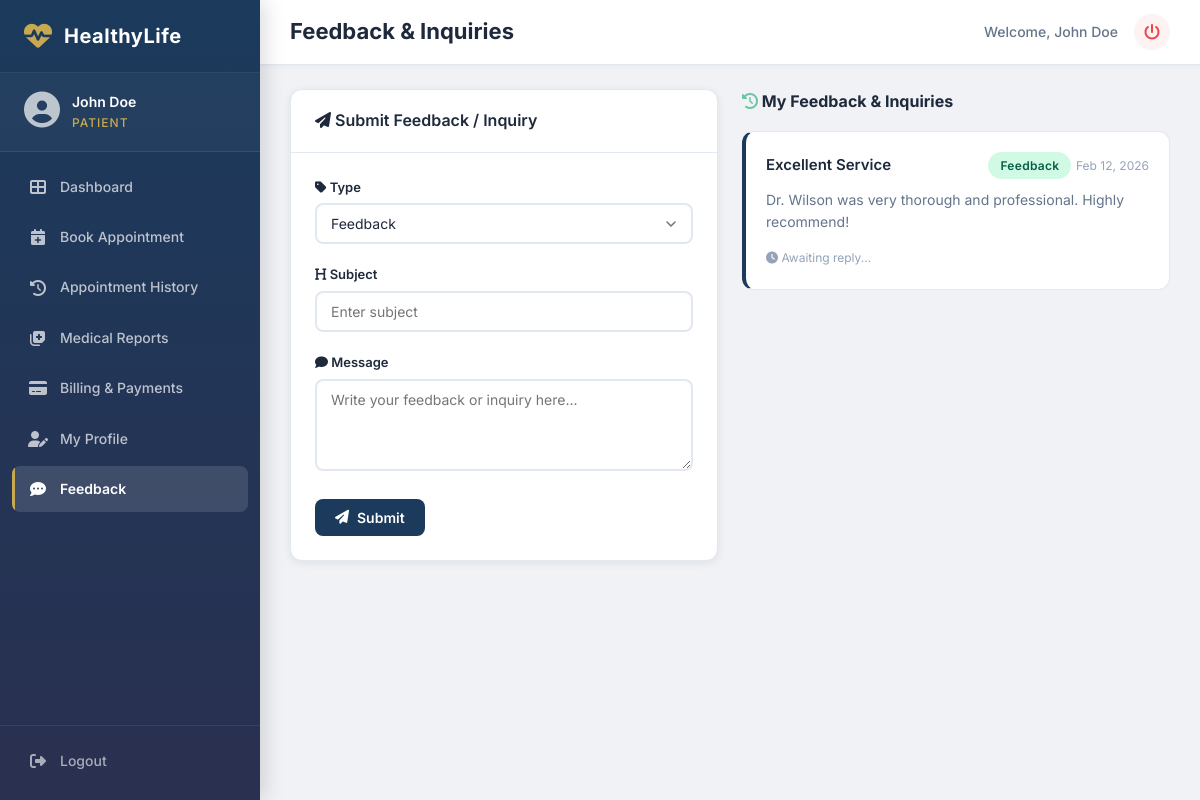
/patient/feedback.php (signed in), run on the app's committed database.
### tables this page shows
CREATE TABLE IF NOT EXISTS `feedback` (
  `id` INT AUTO_INCREMENT PRIMARY KEY,
  `patient_id` INT NOT NULL,
  `subject` VARCHAR(200) NOT NULL,
  `message` TEXT NOT NULL,
  `type` ENUM('feedback','inquiry') NOT NULL DEFAULT 'feedback',
  `reply` TEXT DEFAULT NULL,
  `replied_by` INT DEFAULT NULL,
  `replied_at` DATETIME DEFAULT NULL,
  `created_at` TIMESTAMP DEFAULT CURRENT_TIMESTAMP,
  FOREIGN KEY (`patient_id`) REFERENCES `users`(`id`) ON DELETE CASCADE,
  FOREIGN KEY (`replied_by`) REFERENCES `users`(`id`) ON DELETE SET NULL
);

### patient/feedback.php (the view, shortened to what this page needs)
<?php
require_once __DIR__ . '/../middleware/check_login.php';
$userId = $_SESSION['user_id'];
$feedbacks = $conn->query("
    SELECT f.*, u.full_name as replied_by_name
    FROM feedback f
    LEFT JOIN users u ON f.replied_by = u.id
    WHERE f.patient_id = $userId
    ORDER BY f.created_at DESC
");
require_once __DIR__ . '/../includes/header.php';
require_once __DIR__ . '/../includes/sidebar.php';
?>
<div class="grid-2">
    <div class="card">
        <div class="card-header">
            <h2><i class="fas fa-paper-plane"></i> Submit Feedback / Inquiry</h2>
        </div>
        <div class="card-body">
            <form method="POST">
                <div class="form-group">
                    <label for="type"><i class="fas fa-tag"></i> Type</label>
                    <select name="type" id="type" class="form-control" required>
                        <option value="feedback">Feedback</option>
                    </select>
                </div>
                <div class="form-group">
                    <label for="subject"><i class="fas fa-heading"></i> Subject</label>
                    <input type="text" name="subject" id="subject" class="form-control" placeholder="Enter subject" required>
                </div>
                <div class="form-group">
                    <label for="message"><i class="fas fa-comment"></i> Message</label>
                    <textarea name="message" id="message" class="form-control" rows="4" placeholder="Write your feedback or inquiry here..." required></textarea>
                </div>
                <button type="submit" class="btn btn-primary">
                    <i class="fas fa-paper-plane"></i> Submit
                </button>
            </form>
        </div>
    </div>
    <div>
        <h3 style="font-size:16px;font-weight:700;margin-bottom:16px;"><i class="fas fa-history" style="color:var(--patient-accent);"></i> My Feedback & Inquiries</h3>
        <?php if ($feedbacks->num_rows > 0): ?>
            <?php while ($fb = $feedbacks->fetch_assoc()): ?>
            <div class="feedback-card">
                <div class="feedback-meta">
                    <h4><?php echo htmlspecialchars($fb['subject']); ?></h4>
                    <div>
                        <span class="badge <?php echo $fb['type'] === 'feedback' ? 'badge-approved' : 'badge-pending'; ?>">
                            <?php echo ucfirst($fb['type']); ?>
                        </span>
                        <span class="feedback-date"><?php echo date('M d, Y', strtotime($fb['created_at'])); ?></span>
                    </div>
                </div>
                <p class="feedback-message"><?php echo htmlspecialchars($fb['message']); ?></p>
                <?php if ($fb['reply']): ?>
                    <div class="feedback-reply">
                        <strong><i class="fas fa-reply"></i> Reply from <?php echo htmlspecialchars($fb['replied_by_name'] ?? 'Staff'); ?></strong>
                        <?php echo htmlspecialchars($fb['reply']); ?>
                    </div>
                <?php else: ?>
                    <span style="font-size:12px;color:var(--text-muted);"><i class="fas fa-clock"></i> Awaiting reply...</span>
                <?php endif; ?>
            </div>
            <?php endwhile; ?>
        <?php else: ?>
            <div class="empty-state"><i class="fas fa-comment-dots"></i><p>No feedback submitted yet</p></div>
        <?php endif; ?>
    </div>
</div>
<?php require_once __DIR__ . '/../includes/footer.php'; ?>

### includes/includes.css (style rules this page uses)
:root { --theme-primary: #1a1f3d; --theme-primary-light: #2a3050; --sidebar-width: 260px; --sidebar-collapsed: 0px; --topbar-height: 65px; --border-radius: 12px; --border-radius-sm: 8px; --shadow-sm: 0 2px 8px rgba(0, 0, 0, 0.08); --shadow-md: 0 4px 16px rgba(0, 0, 0, 0.12); --shadow-lg: 0 8px 32px rgba(0, 0, 0, 0.16); --transition: all 0.3s cubic-bezier(0.4, 0, 0.2, 1); --font-family: 'Inter', -apple-system, BlinkMacSystemFont, sans-serif; --color-success: #10b981; --color-danger: #ef4444; --color-warning: #f59e0b; --color-info: #3b82f6; --bg-body: #f0f2f5; --bg-card: #ffffff; --text-primary: #1e293b; --text-secondary: #64748b; --text-muted: #94a3b8; --border-color: #e2e8f0; --gold-accent: #c8a951; --bg-light: #f8fafc; --text-accent: #6366f1; }
*, *::before, *::after { margin: 0; padding: 0; box-sizing: border-box; }
body { font-family: var(--font-family); background: var(--bg-body); color: var(--text-primary); line-height: 1.6; overflow-x: hidden; -webkit-text-size-adjust: 100%; }
.card { background: var(--bg-card); border-radius: var(--border-radius); box-shadow: var(--shadow-sm); border: 1px solid var(--border-color); transition: var(--transition); overflow: hidden; }
.card-header { padding: 18px 24px; border-bottom: 1px solid var(--border-color); display: flex; align-items: center; justify-content: space-between; gap: 12px; flex-wrap: wrap; }
.card-header h2 { font-size: 16px; font-weight: 600; color: var(--text-primary); }
.card-body { padding: 24px; }
.badge { display: inline-flex; align-items: center; padding: 4px 12px; border-radius: 20px; font-size: 12px; font-weight: 600; letter-spacing: 0.3px; white-space: nowrap; }
.badge-approved { background: #d1fae5; color: #065f46; }
.btn { display: inline-flex; align-items: center; gap: 8px; padding: 10px 20px; border-radius: var(--border-radius-sm); font-size: 14px; font-weight: 600; cursor: pointer; border: none; transition: var(--transition); font-family: var(--font-family); text-decoration: none; white-space: nowrap; justify-content: center; }
.btn-primary { background: var(--theme-primary); color: #fff; }
.form-group { margin-bottom: 20px; }
.form-group label { display: block; font-size: 13px; font-weight: 600; color: var(--text-primary); margin-bottom: 6px; }
.form-control { width: 100%; padding: 10px 14px; border: 2px solid var(--border-color); border-radius: var(--border-radius-sm); font-size: 14px; font-family: var(--font-family); color: var(--text-primary); background: var(--bg-card); transition: var(--transition); outline: none; -webkit-appearance: none; appearance: none; }
select.form-control { background-position: right 10px center; background-repeat: no-repeat; background-size: 20px; padding-right: 36px; }
textarea.form-control { min-height: 80px; resize: vertical; }
.grid-2 { display: grid; grid-template-columns: repeat(auto-fit, minmax(300px, 1fr)); gap: 24px; }

### patient/patient.css (style rules this page uses)
:root { --patient-primary: #1b3a5c; --patient-primary-light: #2a4f7a; --patient-accent: #6bc5a0; }
.feedback-card { background: var(--bg-card); border-radius: var(--border-radius); padding: 20px; margin-bottom: 14px; border: 1px solid var(--border-color); border-left: 4px solid var(--patient-primary); transition: var(--transition); }
.feedback-card .feedback-meta { display: flex; justify-content: space-between; align-items: center; margin-bottom: 10px; flex-wrap: wrap; gap: 8px; }
.feedback-card h4 { font-size: 15px; font-weight: 600; color: var(--text-primary); }
.feedback-card .feedback-date { font-size: 12px; color: var(--text-muted); }
.feedback-card .feedback-message { font-size: 14px; color: var(--text-secondary); line-height: 1.6; margin-bottom: 10px; }

### data on the page
feedback: subject "Excellent Service", type "Feedback", created_at "Feb 12, 2026", message "Dr. Wilson was very thorough and professional. Highly recommend!", shows "Awaiting reply..."

### other printed values
$_SESSION['full_name'] "John Doe"
$role "PATIENT"
$pageTitle "Feedback & Inquiries"
